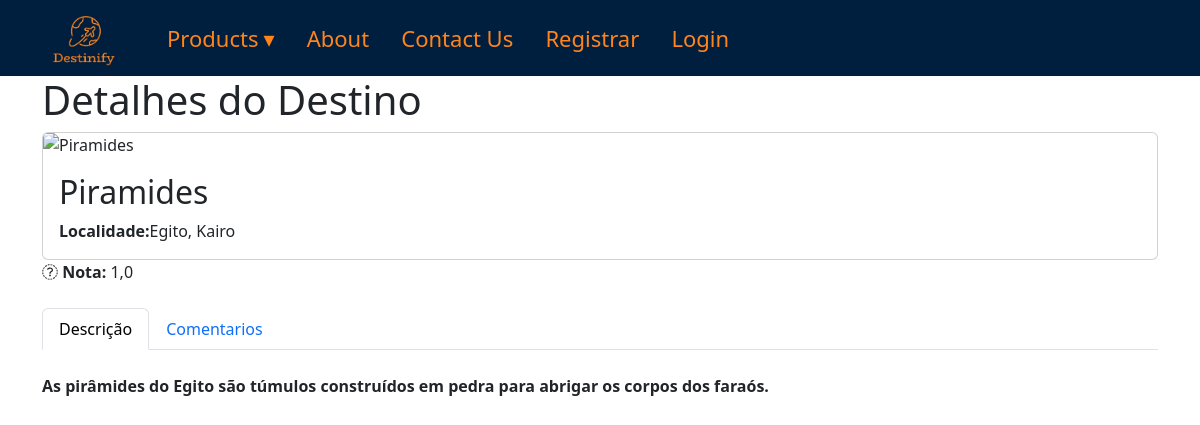
Page //destinos/destino/1/ on the earlier database version.
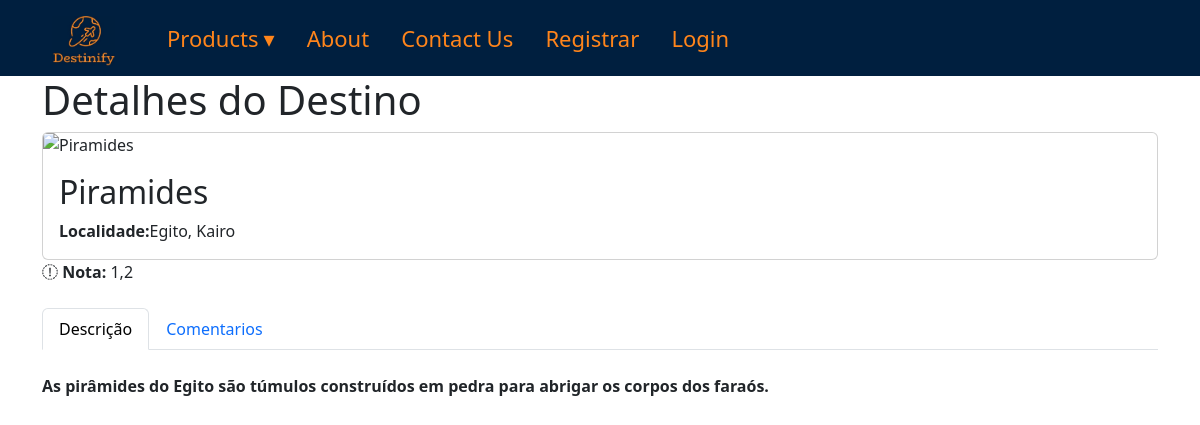
Same page on the later database version.
### destinos/models.py (models this page shows)
class LugarTuristico(models.Model):
    nome = models.CharField(max_length=255)
    pais = models.CharField(max_length=255)
    estado = models.CharField(max_length=255)
    cidade = models.CharField(max_length=255)
    descricao = models.TextField()
    nota = models.DecimalField(max_digits=2, decimal_places=1, null=True, default=0)
    comentarios = models.ManyToManyField('Comentario', blank=True)

### destinos/views.py (the view)
# urls.py: path('destino/<int:destino_id>/', views.destino_detalhe, name='destino_detalhe'),
def destino_detalhe(request, destino_id):
    destino = get_object_or_404(LugarTuristico, pk=destino_id)
    comentarios = Comentario.objects.filter(destinoA=destino_id).order_by('-data_criacao')
    media_nota = 0
    for comentario in comentarios:
        media_nota += comentario.rating
    if comentarios.exists():
        media_nota = media_nota / comentarios.count()
        destino.nota = round(media_nota, 1)
        destino.save()
    return render(request, 'destinoDetalhado.html',{'destino': destino, 'comentarios': comentarios})

### destinos/templates/destinoDetalhado.html (shortened to what this page needs)
{% extends 'base.html' %}
{% load static %}
{% block 'cabecalho' %}
    <link rel="stylesheet" href="{% static 'destinos/css/destinoDetalhado.css' %}" />
    <link rel="stylesheet" href="https://cdn.jsdelivr.net/npm/@fortawesome/fontawesome-free@6.4.2/css/fontawesome.min.css">
    <link rel="stylesheet" href="{% static 'fontawesome/css/all.min.css' %}">
{% endblock 'cabecalho' %}
{% block 'conteudo' %}
    <div class="container">
        <h1>Detalhes do Destino</h1>
        <div class="card">
            <img class="card-img-top" src="{{ destino.foto.url }}" alt="{{ destino.nome }}">
            <div class="card-body">
                <h2 class="card-title">{{ destino.nome }}</h2>
                <p class="card-text">
                    <strong>Localidade:</strong>{{ destino.pais }},  {{ destino.cidade }}<br>
                </p>
            </div>
        </div>
        <div class="bloco-abaixo">
            <i class="fa fa-star-half-o" aria-hidden="true"></i>
            <strong>Nota:</strong> {{ destino.nota }}<br>
            <br>
            <ul class="nav nav-tabs" id="myTab" role="tablist">
                <li class="nav-item" role="presentation">
                  <button class="nav-link active" id="description-tab" data-bs-toggle="tab" data-bs-target="#description" type="button" role="tab" aria-controls="description" aria-selected="true">Descrição</button>
                </li>
                <li class="nav-item" role="presentation">
                  <button class="nav-link" id="messages-tab" data-bs-toggle="tab" data-bs-target="#messages" type="button" role="tab" aria-controls="messages" aria-selected="false">Comentarios</button>
                </li>
            </ul>
            <div class="tab-content">
                <div class="tab-pane active" id="description" role="tabpanel" aria-labelledby="description-tab">
                    <br>
                    <strong>{{ destino.descricao }}</strong>
                </div>
                </div>
            </div>
        </div>
{% endblock 'conteudo' %}

### templates/base.html (shortened to what this page needs)
{% load static %}
<!DOCTYPE html>
<html lang="en">
<head>
    <link href="https://cdn.jsdelivr.net/npm/bootstrap@5.3.2/dist/css/bootstrap.min.css" rel="stylesheet">
    {% block 'cabecalho' %} {% endblock %}
</head>
<body>
    {% include "navbar.html" %}
    {% block 'conteudo' %}{% endblock %}
</body>
</html>

### templates/navbar.html (shortened to what this page needs)
{% load static %}
<!DOCTYPE html>
<html lang="en">
<head>
  <link rel="stylesheet" href="{% static 'geral/css/navbar.css' %}" />
  <link href="https://cdn.jsdelivr.net/npm/bootstrap@5.3.2/dist/css/bootstrap.min.css" rel="stylesheet" />
</head>
<body>
  <nav id='menu'>
    <ul>
      <li><a href="{% url 'home' %}" class="menu-logo"><img src="{% static 'geral/img/logoo.png' %}" /></a></li>
      <li><a class='dropdown-arrow' href='http://'>Products</a>
      </li>
      <li><a href='http://'>About</a></li>
      <li><a href='http://'>Contact Us</a></li>
      <li>
        {% if not user.is_authenticated %}
        <a href="{% url 'cadastro' %}">Registrar</a>
        {% endif %}
      </li>
      <li>
        {% if not user.is_authenticated %}
        <a class="btns-index" href="{% url 'login' %}">Login</a>
        {% endif %}
      </li>
    </ul>
  </nav>
</body>
</html>

### templates/static/destinos/css/destinoDetalhado.css (style rules this page uses)
.container { height: auto; }

### templates/static/geral/css/navbar.css (style rules this page uses)
#menu { background: #001F3F; height: 76px; padding-left: 18px; border-radius: 0px; }
.menu-logo { line-height: 0; margin: 0 20px; }
.menu-logo img { max-height: 50px; max-width: 100px; flex-shrink: 0; }
#menu ul, #menu li { margin: 0 auto; padding: 0; list-style: none }
#menu ul { width: 100%; text-align: left; }
#menu li { display: inline-block; position: relative; }
#menu a { display: block; line-height: 76px; padding: 0 14px; text-decoration: none; color: #FF851B; font-size: 22px; }
#menu a.dropdown-arrow:after { content: "\25BE"; margin-left: 5px; }

Differences in the rows shown:
changed LugarTuristico "Piramides": nota "1,0" → "1,2"
